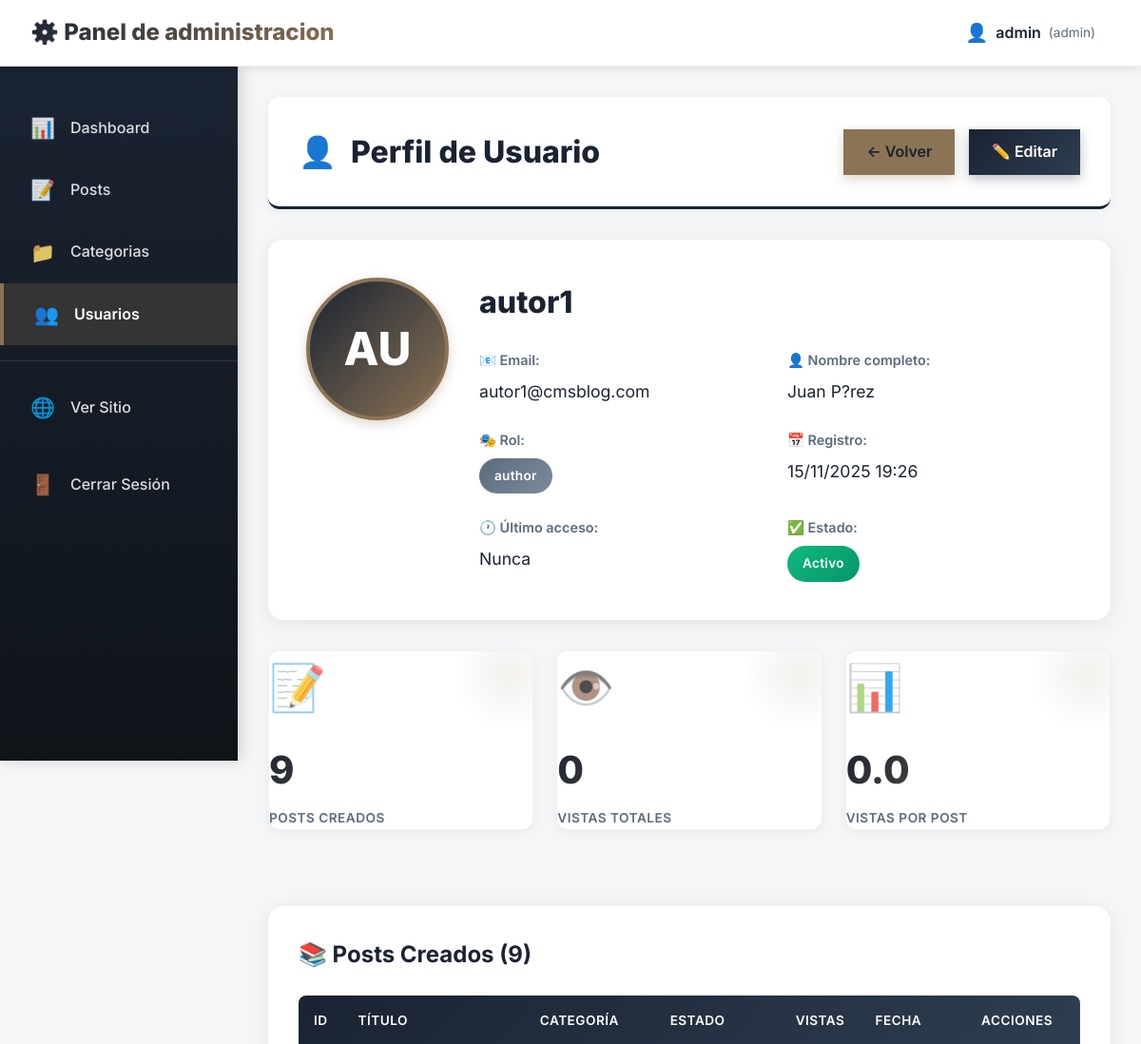
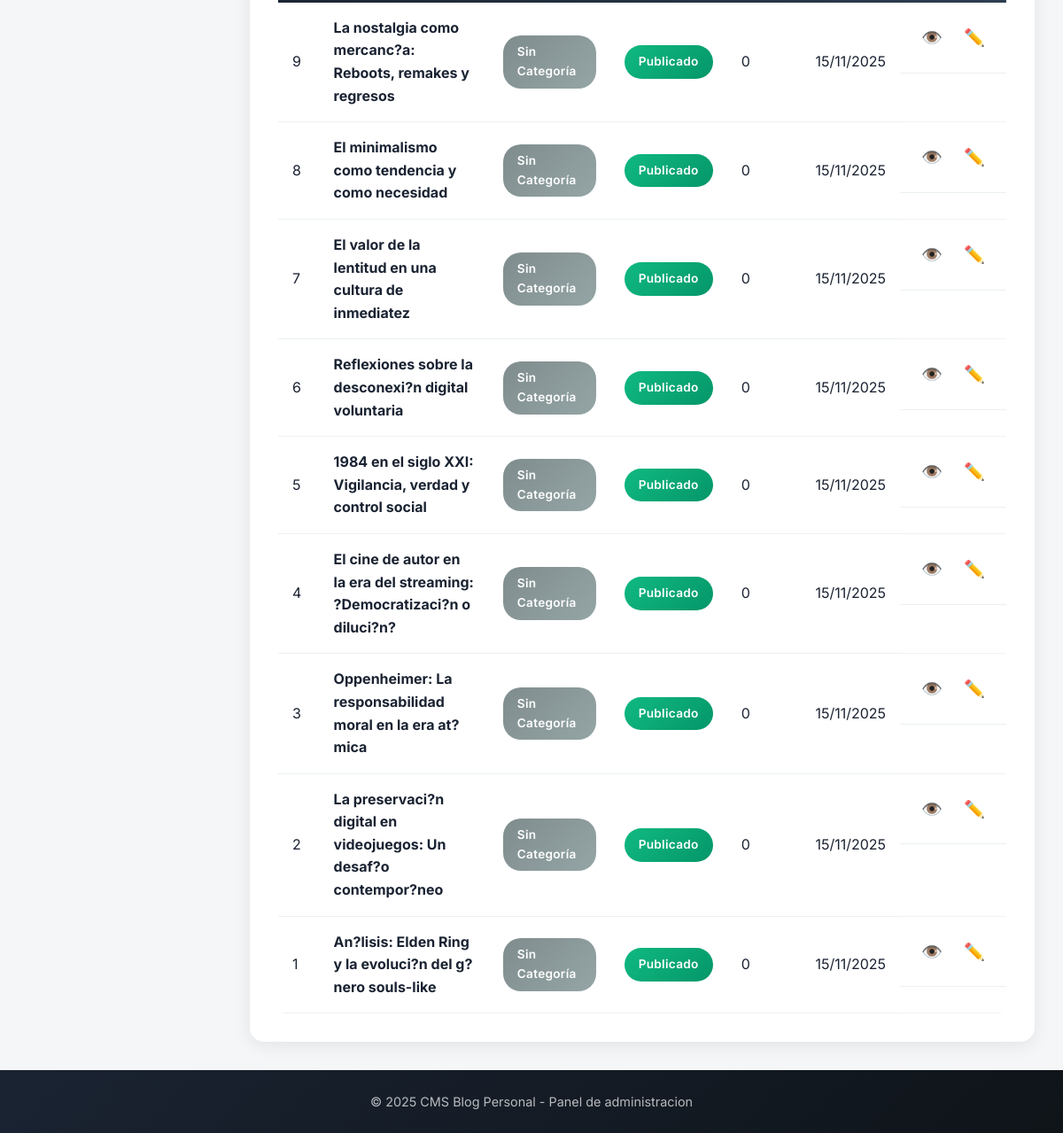
/public/admin/users/view.php?id=2 (signed in), run on an earlier commit of the app's database (2 pictures, top to bottom).
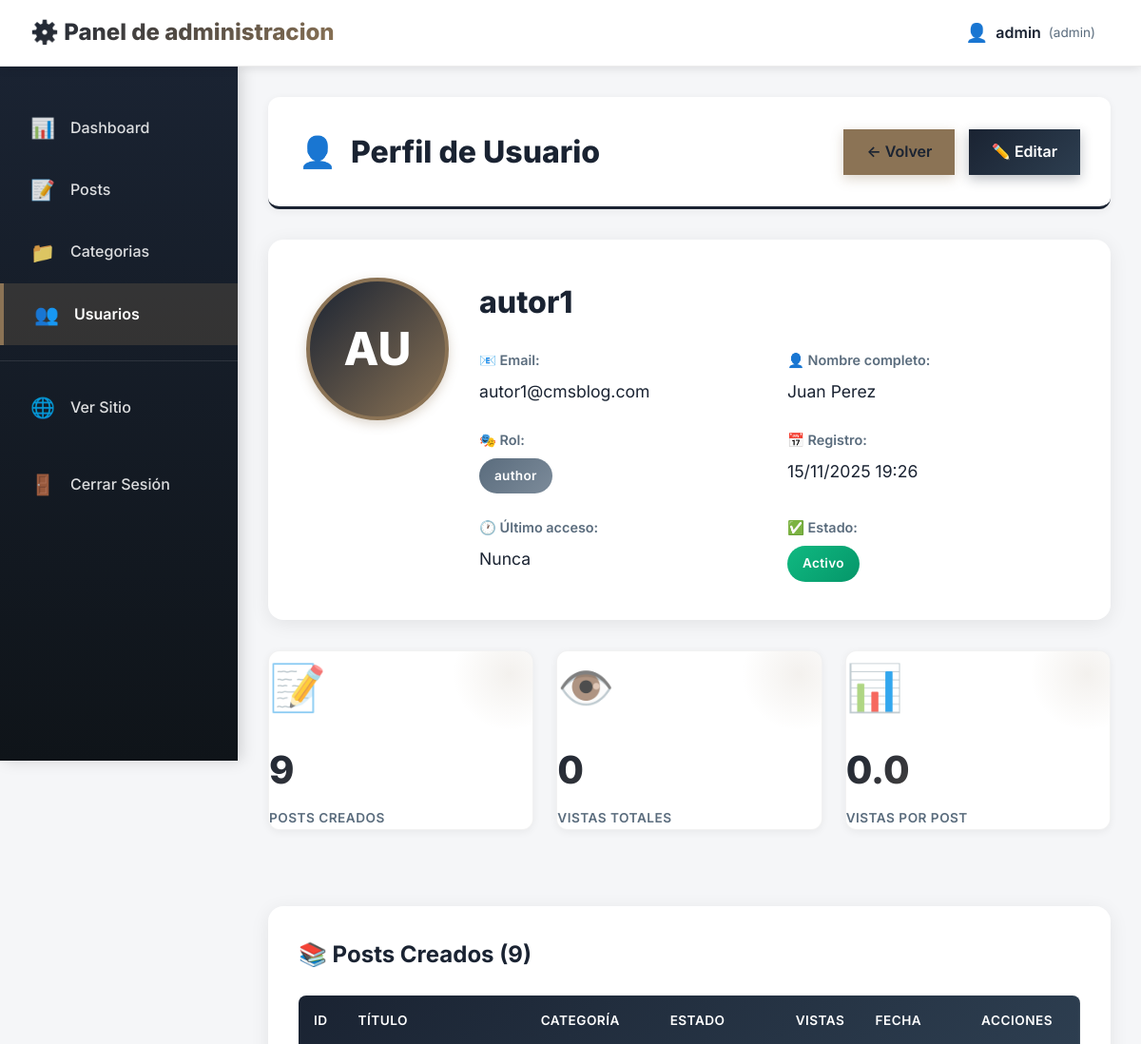
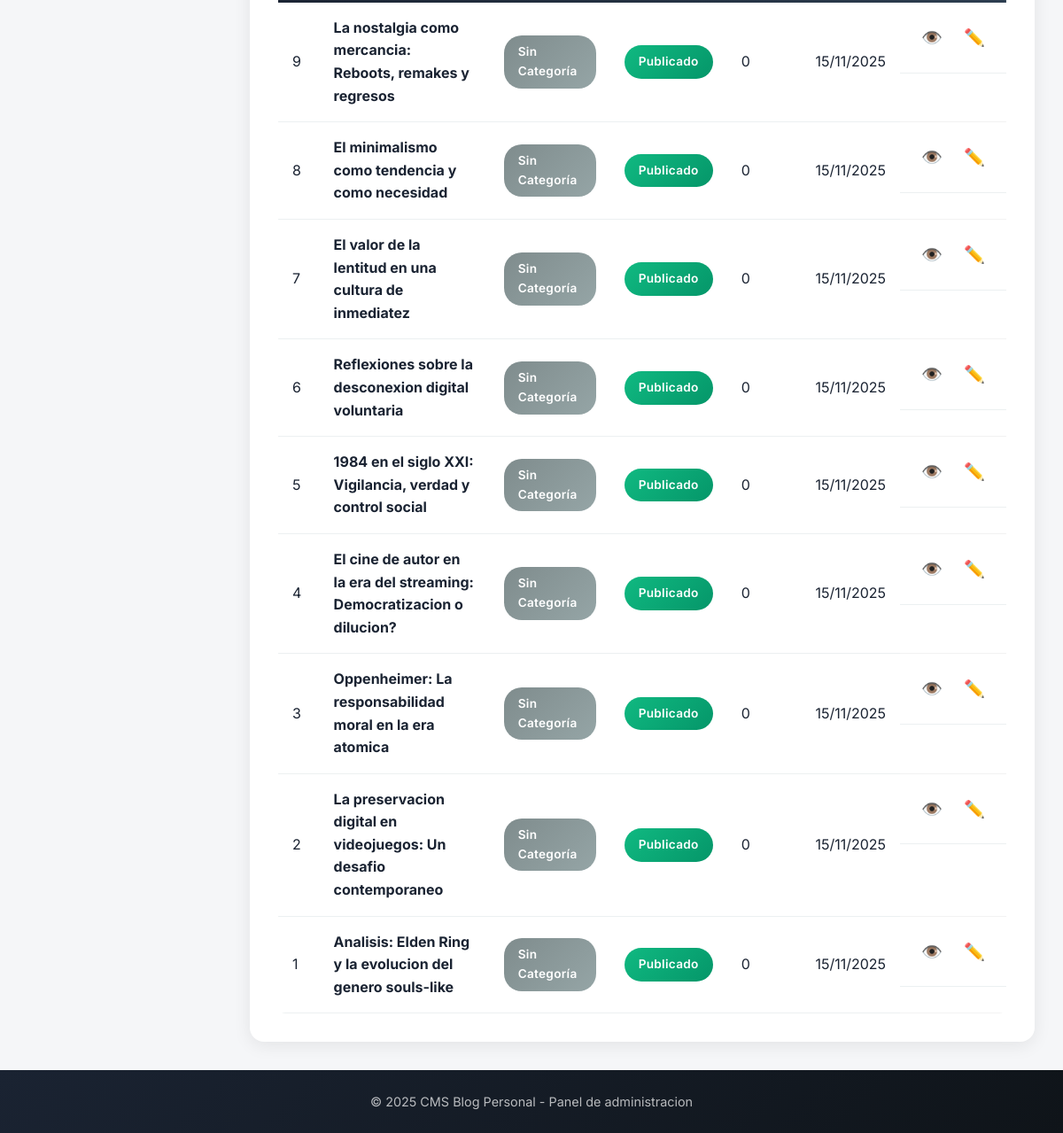
And on a later commit of the database (2 pictures, top to bottom).
### tables this page shows
CREATE TABLE `users` (
  `id` int(11) NOT NULL AUTO_INCREMENT,
  `username` varchar(50) NOT NULL,
  `email` varchar(100) NOT NULL,
  `password` varchar(255) NOT NULL,
  `full_name` varchar(100) DEFAULT NULL,
  `avatar` varchar(255) DEFAULT NULL,
  `role` enum('admin','author','user') DEFAULT 'user',
  `created_at` timestamp NOT NULL DEFAULT current_timestamp(),
  `updated_at` timestamp NOT NULL DEFAULT current_timestamp() ON UPDATE current_timestamp(),
  `last_login` timestamp NULL DEFAULT NULL,
  `active` tinyint(1) DEFAULT 1,
  PRIMARY KEY (`id`),
  UNIQUE KEY `username` (`username`),
  UNIQUE KEY `email` (`email`),
  KEY `idx_username` (`username`),
  KEY `idx_email` (`email`)
);

CREATE TABLE `posts` (
  `id` int(11) NOT NULL AUTO_INCREMENT,
  `title` varchar(200) NOT NULL,
  `slug` varchar(200) NOT NULL,
  `description` text DEFAULT NULL,
  `content` longtext NOT NULL,
  `image` varchar(255) DEFAULT NULL,
  `category_id` int(11) DEFAULT NULL,
  `author_id` int(11) NOT NULL,
  `published` tinyint(1) DEFAULT 0,
  `views` int(11) DEFAULT 0,
  `created_at` timestamp NOT NULL DEFAULT current_timestamp(),
  `updated_at` timestamp NOT NULL DEFAULT current_timestamp() ON UPDATE current_timestamp(),
  PRIMARY KEY (`id`),
  UNIQUE KEY `slug` (`slug`),
  KEY `idx_slug` (`slug`),
  KEY `idx_category` (`category_id`),
  KEY `idx_author` (`author_id`),
  KEY `idx_published` (`published`),
  KEY `idx_created` (`created_at`),
  CONSTRAINT `posts_ibfk_1` FOREIGN KEY (`category_id`) REFERENCES `categories` (`id`) ON DELETE SET NULL,
  CONSTRAINT `posts_ibfk_2` FOREIGN KEY (`author_id`) REFERENCES `users` (`id`) ON DELETE CASCADE
);

### app/Models/Database.php (called while the page is built, shortened)
<?php
class Database {
    private static $instance = null;
    private $connection;
    private function __construct() {
        try {
            $host = DB_HOST;
            $port = defined('DB_PORT') ? DB_PORT : '3306';
            $dbname = DB_NAME;
            $username = DB_USER;
            $password = DB_PASS;
            $charset = defined('DB_CHARSET') ? DB_CHARSET : 'utf8mb4';
            $dsn = "mysql:host=$host;port=$port;dbname=$dbname;charset=$charset";
            $options = [
                PDO::ATTR_ERRMODE            => PDO::ERRMODE_EXCEPTION,
                PDO::ATTR_DEFAULT_FETCH_MODE => PDO::FETCH_ASSOC,
                PDO::ATTR_EMULATE_PREPARES   => false,
                PDO::ATTR_TIMEOUT            => 5,
            ];
            $this->connection = new PDO($dsn, $username, $password, $options);
        } catch (PDOException $e) {
            $errorMsg = "Error de conexión a la base de datos: " . $e->getMessage();
            $errorMsg .= "\n\nPor favor verifica que:";
            $errorMsg .= "\n1. El servidor MySQL/MariaDB esté activo (XAMPP, WAMP, etc.)";
            $errorMsg .= "\n2. Las credenciales en config/config.php sean correctas";
            $errorMsg .= "\n3. La base de datos 'cms_blog' exista";
            $errorMsg .= "\n4. El puerto sea el correcto (usualmente 3306)";
            die("<pre style='background:#ff4444;color:white;padding:20px;border-radius:8px;'>$errorMsg</pre>");
        }
    }
    public static function getInstance() {
        if (self::$instance === null) {
            self::$instance = new self();
        }
        return self::$instance;
    }
    public function getConnection() {
        return $this->connection;
    }
}

### app/Models/User.php (called while the page is built, shortened)
<?php
class User {
    private $db;
    public function __construct() {
        $this->db = Database::getInstance()->getConnection();
    }
    public function getUserById($id) {
        $sql = "SELECT id, username, email, full_name, avatar, role, created_at, last_login, active
                FROM users WHERE id = :id LIMIT 1";
        $stmt = $this->db->prepare($sql);
        $stmt->bindValue(':id', $id, PDO::PARAM_INT);
        $stmt->execute();
        return $stmt->fetch();
    }
    public function getUserPosts($userId, $limit = 10) {
        $sql = "SELECT p.*, c.name as category_name
                FROM posts p
                LEFT JOIN categories c ON p.category_id = c.id
                WHERE p.author_id = :user_id
                ORDER BY p.created_at DESC
                LIMIT :limit";
        $stmt = $this->db->prepare($sql);
        $stmt->bindValue(':user_id', $userId, PDO::PARAM_INT);
        $stmt->bindValue(':limit', $limit, PDO::PARAM_INT);
        $stmt->execute();
        return $stmt->fetchAll();
    }
}

### public/admin/users/view.php (the view, shortened to what the changed rows need)
<?php
$userModel = new User();
$userId = intval($_GET['id']);
$user = $userModel->getUserById($userId);
$userPosts = $userModel->getUserPosts($userId, 20);
include '../../../app/Views/admin/header.php';
?>
<div class="admin-page">
    <div class="page-header">
        <h1>👤 Perfil de Usuario</h1>
    </div>
    <div class="user-details-container">
        <div class="user-info-card">
            <div class="user-avatar-section">
                <?php if ($user['avatar']): ?>
                    <img src="<?= BASE_URL ?>/uploads/users/<?= htmlspecialchars($user['avatar']) ?>"
                         alt="Avatar" class="user-avatar-large">
                <?php else: ?>
                    <div class="user-avatar-placeholder-large">
                        <?= strtoupper(substr($user['username'], 0, 2)) ?>
                    </div>
                <?php endif; ?>
            </div>
            <div class="user-info-details">
                <h2><?= htmlspecialchars($user['username']) ?></h2>
                <div class="user-info-grid">
                    <div class="info-item">
                        <span class="info-label">📧 Email:</span>
                        <span class="info-value"><?= htmlspecialchars($user['email']) ?></span>
                    </div>
                    <div class="info-item">
                        <span class="info-label">👤 Nombre completo:</span>
                        <span class="info-value"><?= htmlspecialchars($user['full_name'] ?: '-') ?></span>
                    </div>
                    <div class="info-item">
                        <span class="info-value">
                            <?php
                            $roleColors = [
                                'admin' => 'badge-category',
                                'author' => 'badge-info',
                                'user' => 'badge-warning'
                            ];
                            $roleColor = $roleColors[$user['role']] ?? 'badge-warning';
                            ?>
                            <span class="badge <?= $roleColor ?>">
                                <?= htmlspecialchars($user['role']) ?>
                            </span>
                        </span>
                    </div>
                    <div class="info-item">
                        <span class="info-label">📅 Registro:</span>
                        <span class="info-value"><?= date('d/m/Y H:i', strtotime($user['created_at'])) ?></span>
                    </div>
                    <div class="info-item">
                    </div>
                    <div class="info-item">
                    </div>
                </div>
            </div>
        </div>
        <div class="user-posts-section">
            <?php if (!empty($userPosts)): ?>
                <div class="table-container">
                    <table class="admin-table">
                        <thead>
                            <tr>
                                <th>ID</th>
                                <th>Título</th>
                                <th>Categoría</th>
                                <th>Estado</th>
                                <th>Vistas</th>
                                <th>Fecha</th>
                                <th>Acciones</th>
                            </tr>
                        </thead>
                        <tbody>
                            <?php foreach ($userPosts as $post): ?>
                                <tr>
                                    <td><?= $post['id'] ?></td>
                                    <td class="post-title-cell">
                                        <strong><?= htmlspecialchars($post['title']) ?></strong>
                                    </td>
                                    <td>
                                        <span class="badge badge-category">
                                            <?= htmlspecialchars($post['category_name'] ?? 'Sin Categoría') ?>
                                        </span>
                                    </td>
                                    <td>
                                        <?php if ($post['published']): ?>
                                            <span class="badge badge-success">Publicado</span>
                                        <?php else: ?>
                                            <span class="badge badge-warning">Borrador</span>
                                        <?php endif; ?>
                                    </td>
                                    <td><?= number_format($post['views']) ?></td>
                                    <td><?= date('d/m/Y', strtotime($post['created_at'])) ?></td>
                                    <td class="actions-cell">
                                        <a href="../../post.php?id=<?= $post['id'] ?>" class="btn-action" title="Ver" target="_blank">👁️</a>
                                        <a href="../posts/edit.php?id=<?= $post['id'] ?>" class="btn-action" title="Editar">✏️</a>
                                    </td>
                                </tr>
                            <?php endforeach; ?>
                        </tbody>
                    </table>
                </div>
            <?php else: ?>
                <div class="empty-state-small">
                    <p>Este usuario no ha creado ningún post todavía.</p>
                </div>
            <?php endif; ?>
        </div>
    </div>
</div>
<?php include '../../../app/Views/admin/footer.php'; ?>

What changed in the data, as far as the page shows it:
changed users "AU": full_name "Juan P?rez" → "Juan Perez"
changed posts id 9: title "La nostalgia como mercanc?a: Reboots, remakes y regresos" → "La nostalgia como mercancia: Reboots, remakes y regresos"
changed posts id 6: title "Reflexiones sobre la desconexi?n digital voluntaria" → "Reflexiones sobre la desconexion digital voluntaria"
changed posts id 4: title "El cine de autor en la era del streaming: ?Democratizaci?n o diluci?n?" → "El cine de autor en la era del streaming: Democratizacion o dilucion?"
changed posts id 3: title "Oppenheimer: La responsabilidad moral en la era at?mica" → "Oppenheimer: La responsabilidad moral en la era atomica"
changed posts id 2: title "La preservaci?n digital en videojuegos: Un desaf?o contempor?neo" → "La preservacion digital en videojuegos: Un desafio contemporaneo"
changed posts id 1: title "An?lisis: Elden Ring y la evoluci?n del g?nero souls-like" → "Analisis: Elden Ring y la evolucion del genero souls-like"
